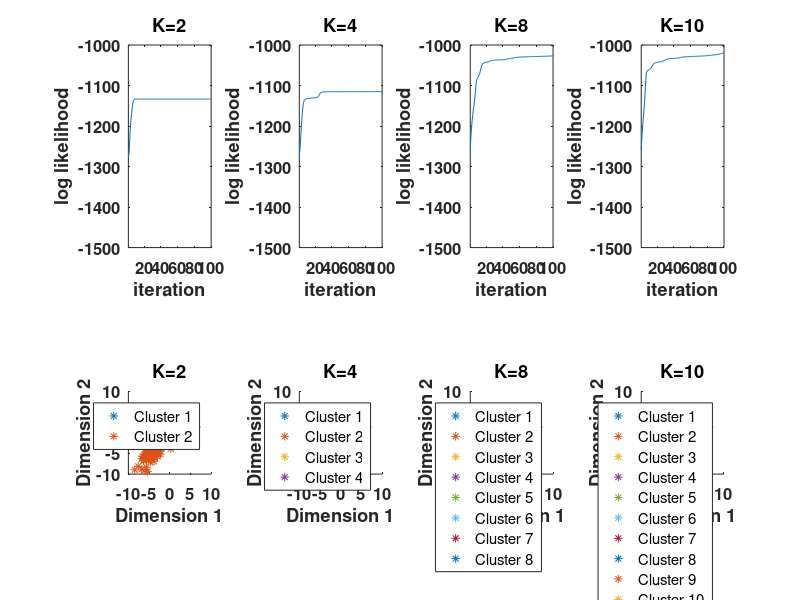

Write the MATLAB code that produced this figure.
%%%%%%%%%%%%%%%%%%%%%%%%%%%%%%%%%%%%%%%%%%%%%%%%%%%%%%
% Expectation Maximization for Gaussian Mixture Model
% Jie Yang 2015
%
% Note: All parameters named by My_** are
%       parameters to be iterated/optimized
%%%%%%%%%%%%%%%%%%%%%%%%%%%%%%%%%%%%%%%%%%%%%%%%%%%%%%

function GMM_EM()

load('data.mat')
n_obs=size(X,2);
n_dim=size(X,1);

n_iter=100;
K=[2 4 8 10];

X_mean=mean(X,2);
X_cov=cov(X');

n_rng=0;
figure;

for i_K=1:length(K)
    
    My_pi=zeros(K(i_K),n_iter+1);
    My_mu=zeros(n_dim,K(i_K),n_iter+1);
    My_cov=zeros(n_dim,n_dim,K(i_K),n_iter+1);
    My_phi=zeros(n_obs,K(i_K),n_iter+1);
    My_n=zeros(K(i_K),n_iter+1);
    My_obj_ft=zeros(n_iter+1,1);
    
    %--------------------------------------
    % initialize My_parameters in some way
    %--------------------------------------
    
    rng(n_rng);
    My_pi(:,1)=1/K(i_K)*ones(1,K(i_K));
    rand_mean=round(abs(max(max(X)))/2);
    My_mu(:,:,1)=X_mean*ones(1,K(i_K))+rand_mean*(rand(n_dim,K(i_K))-0.5);
    for ii_K=1:K(i_K)
        My_cov(:,:,ii_K,1)=X_cov;
    end;
    My_obj_ft_temp=zeros(n_obs,1);
    for ii_K=1:K(i_K)
        My_obj_ft_temp=My_obj_ft_temp + My_pi(ii_K,1)*mvnpdf(X',My_mu(:,ii_K,1)',My_cov(:,:,ii_K,1));
    end;
    My_obj_ft(1)=sum(log(My_obj_ft_temp));
    
    for i_iter=2:n_iter+1
        
        %--------------------------------------
        % E-step
        %--------------------------------------
        
        for ii_K=1:K(i_K)
            My_phi(:,ii_K,i_iter)=My_pi(ii_K,i_iter-1)*mvnpdf(X',My_mu(:,ii_K,i_iter-1)',My_cov(:,:,ii_K,i_iter-1));
        end;
        My_phi(:,:,i_iter)=My_phi(:,:,i_iter)./(sum(My_phi(:,:,i_iter),2)*ones(1,K(i_K)));
        
        %--------------------------------------
        % M-step
        %--------------------------------------
        
        My_n(:,i_iter)=squeeze(sum(My_phi(:,:,i_iter)));
        My_pi(:,i_iter) =My_n(:,i_iter)/n_obs;
        for ii_K=1:K(i_K)
            My_mu(:,ii_K,i_iter)=sum(ones(n_dim,1)*My_phi(:,ii_K,i_iter)'.*X,2)/My_n(ii_K,i_iter);
            My_cov(:,:,ii_K,i_iter)=((X-My_mu(:,ii_K,i_iter)*ones(1,n_obs)).*(ones(2,1)...
                *sqrt(My_phi(:,ii_K,i_iter))'))*((X'-ones(n_obs,1)*My_mu(:,ii_K,i_iter)')...
                .*(sqrt(My_phi(:,ii_K,i_iter))*ones(1,2)))/My_n(ii_K,i_iter);
        end;
        My_obj_ft_temp=zeros(n_obs,1);
        for ii_K=1:K(i_K)
            My_obj_ft_temp=My_obj_ft_temp + My_pi(ii_K,i_iter)*mvnpdf(X',My_mu(:,ii_K,i_iter)',My_cov(:,:,ii_K,i_iter));
        end;
        My_obj_ft(i_iter)=sum(log(My_obj_ft_temp));
        
    end;
    
    %--------------------------------------
    % Plot
    %--------------------------------------
    
    subplot(2,4,i_K)
    plot(1:n_iter,My_obj_ft(2:end))
    xlim([1 n_iter]);
    ylim([-1500 -1000]);
    xlabel('iteration')
    ylabel('log likelihood')
    title(['K=',num2str(K(i_K))]);
    set(gca,'FontSize',12,'FontWeight','b');
    
    subplot(2,4,i_K+4)
    [~,My_phi_M] = max(My_phi(:,:,n_iter),[],2);
    lgd=cell(K(i_K),1);
    for ii_K = 1:K(i_K)
        hold on;
        scatter(X(1,find(My_phi_M==ii_K)),X(2,find(My_phi_M==ii_K)),'*')
        lgd{ii_K}=['Cluster ' num2str(ii_K)];
    end;
    xlabel('Dimension 1')
    ylabel('Dimension 2')
    title(['K=',num2str(K(i_K))]);
    legend(lgd)
    set(gca,'FontSize',12,'FontWeight','b');
    axis square
    
end